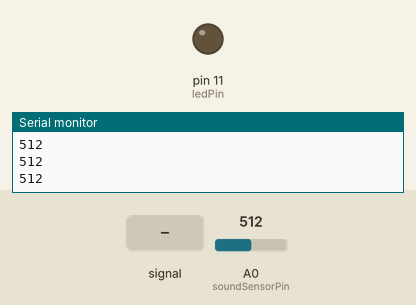
Simulated run of this sketch. Board: Arduino Uno, built with avr-gcc and run on an emulated ATmega328P. Parts: output pins drawn as LEDs (lit = HIGH), the last lines printed to the serial monitor. Dashed ring = blinking. Inputs (shaded band) come from the test bench; at power-on: A0 (soundSensorPin) = 512.

Above: at 1.2 s.
1.3 s: A0 (soundSensorPin) fed a 200 Hz sine of ±460 counts around its level
At 1.8 s:
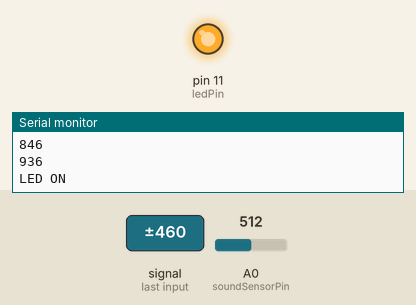
4.3 s: A0 (soundSensorPin) set to 716
At 5.3 s:
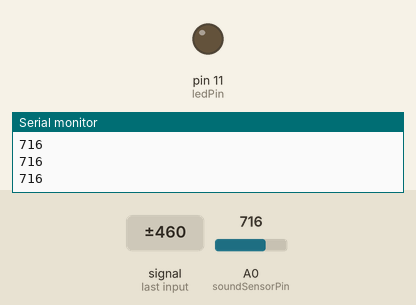
5.8 s: A0 (soundSensorPin) set to 884
7.3 s: A0 (soundSensorPin) set to 912
At 10.2 s:
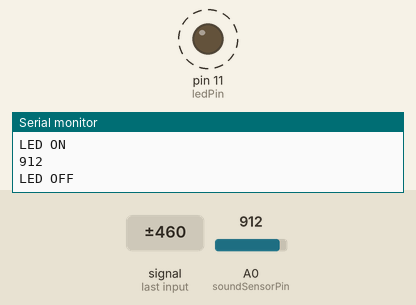
10.3 s: A0 (soundSensorPin) set to 900
At 11.2 s:
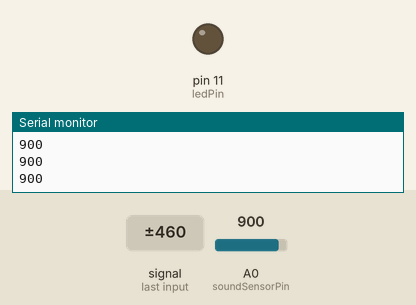
Timing chart, 0 to 12.8 s (numbered marks = the images above; inputs shaded):
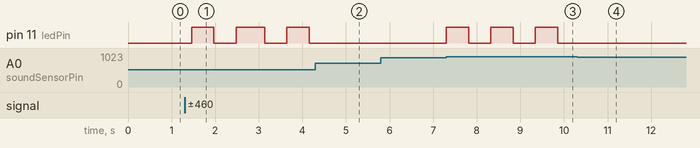

The sketch:

blinking_led_by_sound.ino
```cpp
const int soundSensorPin = A0;
const int ledPin = 11;
const int threshold = 900;
bool lastSoundLevel = 0;
bool ledState = false;
void setup() {
  pinMode(ledPin, OUTPUT);
  Serial.begin(9600);
}
void loop() {
  int soundLevel = analogRead(soundSensorPin);
  Serial.println(soundLevel);
  if (soundLevel > threshold && lastSoundLevel <= threshold) {
    ledState = !ledState;
    digitalWrite(ledPin, ledState ? HIGH : LOW);
    Serial.println(ledState ? "LED ON" : "LED OFF");
    delay(500);
  }
  lastSoundLevel = soundLevel;
  delay(10);
}
```

Measured:
- the behaviour switches between 900 and 901 on A0 (soundSensorPin) (found by bisection; images 2 and 3)
- after the input at 1.3 s, pin 11 (ledPin): goes HIGH 0.51 s, LOW 0.51 s, HIGH 0.65 s, LOW 0.51 s, HIGH 0.51 s, then LOW, starting after 0.16 s
- after the input at 4.3 s, pin 11 (ledPin): stays LOW (without the input it goes to HIGH after 0.51 s)
- after the input at 7.3 s, pin 11 (ledPin): alternates HIGH for 0.51 s and LOW for 0.51 s, starting at once
- after the input at 10.3 s, pin 11 (ledPin): stops changing and stays LOW
